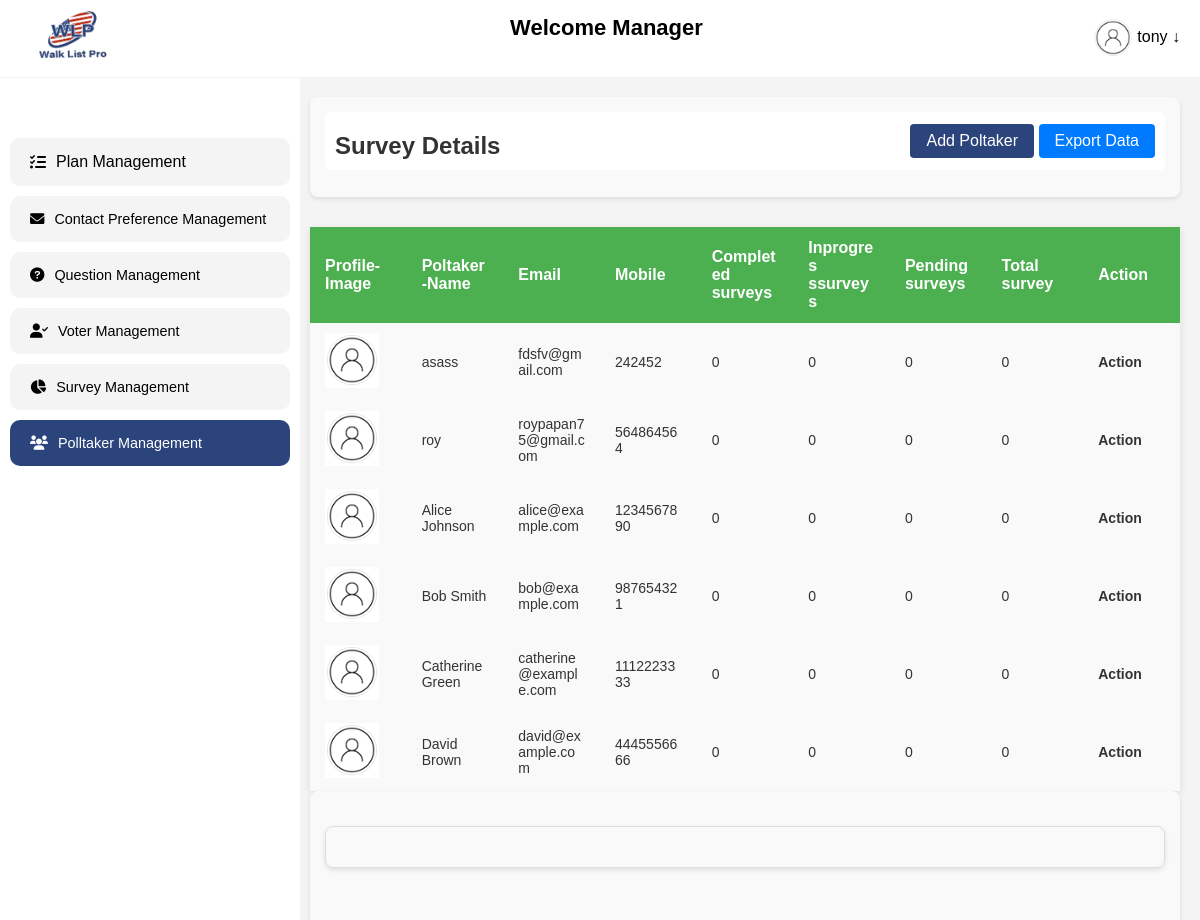
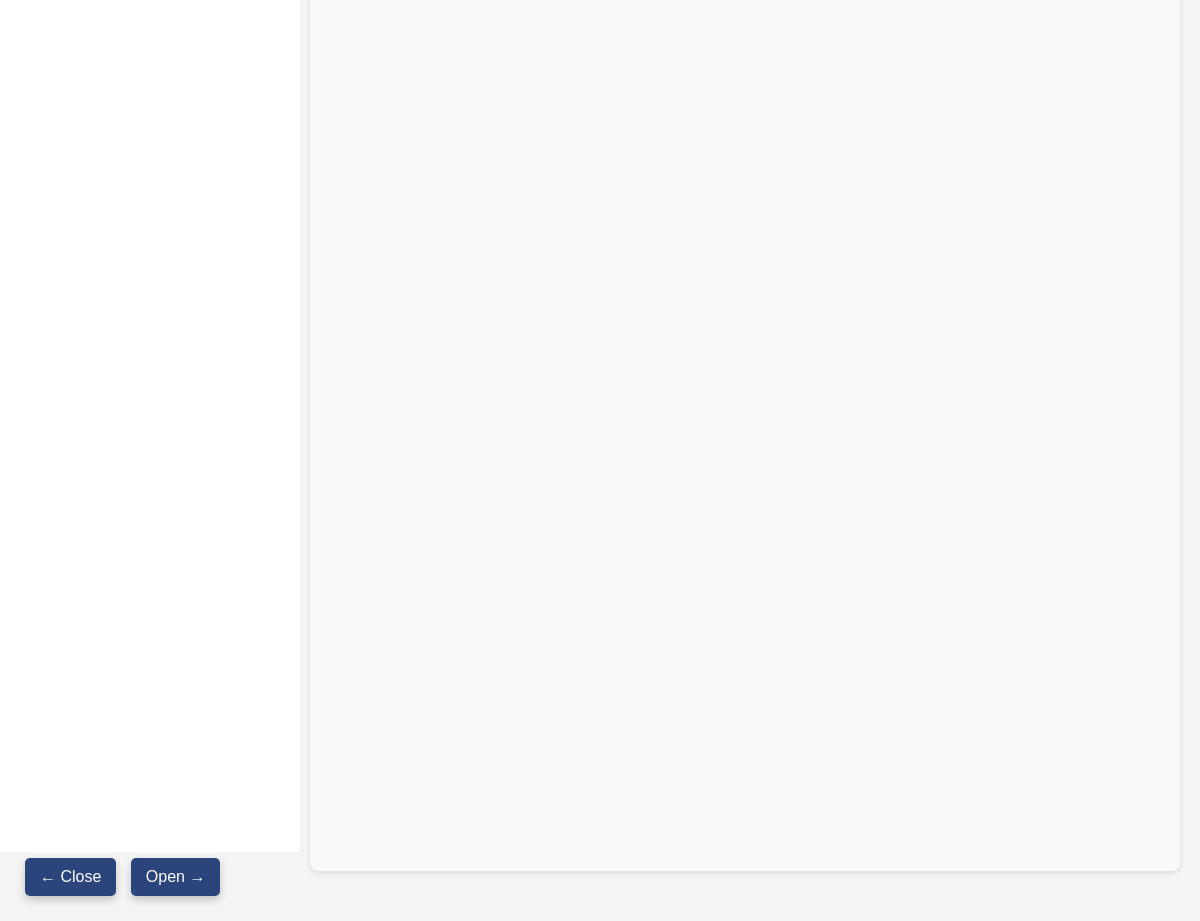
The page /add-poltaker/ (signed in) on the database its author committed (2 pictures, top to bottom).
### walkapp/models.py (models this page shows, shortened)
class Poltaker(models.Model):
    user = models.ForeignKey(User, on_delete=models.CASCADE, related_name="poltakers")
    name = models.CharField(max_length=100)
    mobile = models.IntegerField(default=0)
    email = models.EmailField(unique=True)
    zip_code = models.CharField(max_length=10)
    password = models.CharField(max_length=128)  # Store hashed password
    Street = models.CharField(max_length=10,default='0')
    city = models.CharField(max_length=10,default='0')
    state = models.CharField(max_length=10,default='0')
    password = models.CharField(max_length=128)  # Store hashed password
    completed_surveys = models.IntegerField(default=0)
    inprogress_surveys = models.IntegerField(default=0)
    pending_surveys = models.IntegerField(default=0)
    total_survey = models.IntegerField(default=0)
    password_changed = models.BooleanField(default=False)  # Add this field
    password_reset_token = models.CharField(max_length=256, null=True, blank=True)

### walkapp/views.py (the view, shortened to what this page needs)
# urls.py: path('add-poltaker/', views.add_poltaker, name='add_poltaker'),
@login_required
def add_poltaker(request):
    can_add_poltaker = True  # Default assumption
    poltakers = Poltaker.objects.filter(user=request.user)
    username = request.user.username if request.user.is_authenticated else None
    return render(request, 'user/add_poltaker.html', {
        'poltakers': poltakers,
        'can_add_poltaker': can_add_poltaker,
        'username': username,
    })

### template/user/add_poltaker.html (shortened to what this page needs)
{% extends 'base.html' %}
{% load static %}
{% block content %}
<link rel="stylesheet" href="https://cdnjs.cloudflare.com/ajax/libs/font-awesome/6.0.0-beta3/css/all.min.css">
</head>
<body>
    <div style="position: fixed; bottom: 20px; left: 20px; z-index: 9999;">
        <button class="toggle-btns" onclick="closeNav()" style="
            margin: 5px;
            background-color: rgb(43, 68, 124);
            color: white;
            border: none;
            border-radius: 5px;
            padding: 10px 15px;
            font-size: 16px;
            cursor: pointer;
            box-shadow: 0 4px 8px rgba(0, 0, 0, 0.2);
            transition: background-color 0.3s, transform 0.3s;">
            &#8592; Close
        </button>
        <button class="toggle-btns" onclick="openNav()" style="
            margin: 5px;
            background-color: rgb(43, 68, 124);
            color: white;
            border: none;
            border-radius: 5px;
            padding: 10px 15px;
            font-size: 16px;
            cursor: pointer;
            box-shadow: 0 4px 8px rgba(0, 0, 0, 0.2);
            transition: background-color 0.3s, transform 0.3s;">
            Open &#8594;
        </button>
    </div>
    <div style="display: flex;">
        <div id="mySidebar" class="sidebar">
            <div class="sidebar-item active" onclick="location.href='{% url 'home' %}'" style="background-color: #f5f4f4; color: rgb(0, 0, 0);">
                <i class="fas fa-tasks"></i> Plan Management
            </div>
            <div class="sidebar-item" style="background-color:#f5f4f4; font-size: 0.9rem; font-weight: 200;" onclick="location.href='{% url 'contact_search' %}'">
                <i class="fas fa-envelope"></i> Contact Preference Management
            </div>
            <div class="sidebar-item" style="background-color:#f5f4f4; font-size: 0.9rem; font-weight: 200;" onclick="location.href='{% url 'view_questions' %}'">
                <i class="fas fa-question-circle"></i> Question Management
            </div>
            <div class="sidebar-item" style="background-color:#f5f4f4; font-size: 0.9rem; font-weight: 200;" onclick="location.href='{% url 'contacts_list' %}'">
                <i class="fas fa-user-check"></i> Voter Management
            </div>
            <div class="sidebar-item" style="background-color:#f5f4f4; font-size: 0.9rem; font-weight: 200;" onclick="location.href='{% url 'surveydata:my_surveys' %}'">
                <i class="fas fa-chart-pie"></i> Survey Management
            </div>
            <div class="sidebar-item" style="background-color: rgb(43, 68, 124); color: white; font-size: 0.9rem; font-weight: 200;" onclick="location.href='{% url 'add_poltaker' %}'">
                <i class="fas fa-users"></i> Polltaker Management
            </div>
        </div>
        <div id="main">
        </div>
        <div class="main-content">
            <div class="plan-details" style="margin-bottom: 30px; height: 100px;">
                <div class="search-bar" style="justify-content: space-between;">
                    <label class="label-title" style="font-size: 1.5rem;">Survey Details</label>
                    <div class="try">
                    <form method="get">
                        <button type="button" style="background-color: rgb(43, 68, 124);" class="custom-search-button"
                            onclick="toggleForm()">Add Poltaker</button>
                    </form>
                    <form method="GET" action="{% url 'download_poltakers_csv' %}">
                        <button type="submit" class="btn btn-primary">Export Data</button>
                    </form>
                </div>
                </div>
            </div>
            <table class="contact-list-table">
                <thead>
                    <tr>
                        <th>Profile-Image</th>
                        <th>Poltaker-Name</th>
                        <th>Email</th>
                        <th>Mobile</th>
                        <th>Completed surveys</th>
                        <th>Inprogres ssurveys</th>
                        <th>Pending surveys</th>
                        <th>Total survey</th>
                        <th>Action</th>
                    </tr>
                </thead>
                <tbody>
                    {% if poltakers %}
                    {% for poltaker in poltakers %}
                    <tr>
                        <td><img src="{% static 'img/logo2.png' %}" alt=""></td>
                        <td>{{ poltaker.name }}</td>
                        <td>{{ poltaker.email }}</td>
                        <td>{{ poltaker.mobile }}</td>
                        <td>{{ poltaker.completed_surveys }}</td>
                        <td>{{poltaker.inprogress_surveys }}</td>
                        <td>{{ poltaker.pending_surveys }}</td>
                        <td>{{ poltaker.total_survey }}</td>
                        <td style="font-weight: bold;">Action</td>
                    </tr>
                    {% endfor %}
                    {% else %}
                    <p>No Poltakers added yet.</p>
                    {% endif %}
                </tbody>
            </table>
            <div class="plan-details" style="margin-bottom: 30px; height: 1000px;">
                <div class="user-info-container">
                </div>
            </div>
        </div>
        <link rel="stylesheet" href="scripts.js">
        <link rel="stylesheet" href="{% static 'css/poltaker.css' %}">
        {% endblock %}

### template/base.html (shortened to what this page needs)
<!DOCTYPE html>
{% load static %}
<html lang="en">
<head>
    <link rel="stylesheet" href="{% static 'css/styles.css' %}">
</head>
<body>
     <nav class="navbar">
        <div class="navbar-logo">
            <img src="{% static 'img/logo.png' %}" alt="Logo" onclick="window.location.href='{% url 'home' %}'">
        </div>
        <div class="navbar-welcome">
            <h2>Welcome Manager</h2>
        </div>
        <div class="navbar-user">
            <img onclick="toggleDropdown()" src="{% static 'img/logo2.png' %}" alt="User Icon" class="user-icon" style="margin-top: 0px; vertical-align: middle; width: 40px; height: 40px;">
            <span class="user-name" onclick="toggleDropdown()">{{ username }} ↓</span>
        </div>
    </nav>
    {% block content %}{% endblock %}
</body>
</html>

### static/css/styles.css (style rules this page uses)
* { margin: 0; padding: 0; box-sizing: border-box; font-family: Arial, sans-serif; }
.navbar { position: sticky; top: 0; z-index: 1000; }
body { background-color: #f4f4f9; }
.navbar { display: flex; align-items: center; justify-content: space-between; background-color: #ffffff; padding: 10px 20px; color: #fff; }
.navbar-logo img { width: 100px; }
.navbar-welcome h2 { font-size: 22px; color: #000000; font-weight: bold; }
.navbar-user { position: relative; cursor: pointer; }
.user-name { font-size: 16px; color: #000000; }
.main-content { flex: 1; padding: 20px; }
.plan-details { background-color: #ffffff; border-radius: 5px; padding: 20px; box-shadow: 0px 4px 8px rgba(0, 0, 0, 0.1); }

### template/base.html (style rules this page uses)
body { background-color: #f5f4f4; }

### template/user/add_poltaker.html (style rules this page uses)
.sidebar { height: 92%; width: 300px; position: fixed; z-index: 1; top: 78px; left: 0; background-color: #ffffff; overflow-x: hidden; padding-top: 60px; transition: 0.5s; }
#main { transition: margin-left .5s; padding: 20px; margin-left: 250px; }
.sidebar-item { padding: 15px 20px; color: rgb(0, 0, 0); display: flex; align-items: center; cursor: pointer; transition: background 0.3s; margin-left: 10px; margin-right: 10px; border-radius: 10px; margin-bottom: 10px; }
.sidebar-item.active { background-color: rgb(43, 68, 124); color: white; }
.sidebar-item i { margin-right: 10px; }
.search-bar { display: flex; align-items: center; gap: 15px; background-color: #ffffff; padding: 10px; border-radius: 5px; }
.label-title { font-size: 16px; font-weight: bold; color: #333; }
.user-info-container { width: 100%; border: 1px solid #ddd; border-radius: 8px; box-shadow: 0 2px 5px rgba(0, 0, 0, 0.1); margin: 20px 0; padding: 20px; }
body { background-color: #f5f4f4; }
h2 { color: #555; margin-bottom: 15px; }
form { display: flex; flex-direction: column; }
button { padding: 10px; background-color: #007BFF; color: white; border: none; border-radius: 4px; cursor: pointer; font-size: 16px; }
.plan-details { margin-bottom: 30px; height: 1000px; }
.user-info-container { display: grid; grid-template-columns: repeat(9, 1fr); gap: 15px; }
.custom-search-button { padding: 8px 16px; font-size: 1rem; cursor: pointer; border: none; background-color: #007BFF; color: white; border-radius: 4px; transition: background-color 0.3s; margin-top: -10px; }
.user-info-container { font-size: 0.9rem; }
form { display: block; }
.custom-search-button { padding: 11px 20px; }
h2 { margin-bottom: 20px; text-align: center; }
label { font-weight: bold; margin-top: 10px; display: block; }
.contact-list-table { width: 100%; border-collapse: collapse; table-layout: fixed; box-shadow: 0 2px 8px rgba(0, 0, 0, 0.1); word-wrap: break-word; }
.contact-list-table th { background-color: #4CAF50; color: white; padding: 12px 15px; text-align: left; font-size: 16px; font-weight: bold; }
.contact-list-table td { background-color: #f9f9f9; color: #333; padding: 10px 15px; text-align: left; font-size: 14px; }
.custom-search-button { margin-top: 0px; }
form { display: inline-block; margin: 0; }
.custom-search-button { background-color: rgb(43, 68, 124); color: white; border: none; padding: 8px 16px; cursor: pointer; transition: background-color 0.3s ease; }
.btn.btn-primary { background-color: #007bff; color: white; border: none; padding: 8px 16px; cursor: pointer; transition: background-color 0.3s ease; }
.plan-details { width: 100%; box-sizing: border-box; padding: 15px; background-color: #f9f9f9; border-radius: 8px; box-shadow: 0 2px 5px rgba(0, 0, 0, 0.1); }

### rows shown on the page
Poltaker: name "asass", email "fdsfv@gmail.com", mobile "242452", completed_surveys "0", inprogress_surveys "0", pending_surveys "0", total_survey "0"
Poltaker: name "roy", email "roypapan75@gmail.com", mobile "564864564", completed_surveys "0", inprogress_surveys "0", pending_surveys "0", total_survey "0"
Poltaker: name "Alice Johnson", email "alice@example.com", mobile "1234567890", completed_surveys "0", inprogress_surveys "0", pending_surveys "0", total_survey "0"
Poltaker: name "Bob Smith", email "bob@example.com", mobile "987654321", completed_surveys "0", inprogress_surveys "0", pending_surveys "0", total_survey "0"
Poltaker: name "Catherine Green", email "catherine@example.com", mobile "1112223333", completed_surveys "0", inprogress_surveys "0", pending_surveys "0", total_survey "0"
Poltaker: name "David Brown", email "david@example.com", mobile "4445556666", completed_surveys "0", inprogress_surveys "0", pending_surveys "0", total_survey "0"

### other values the page prints
{{ username }} "tony"
